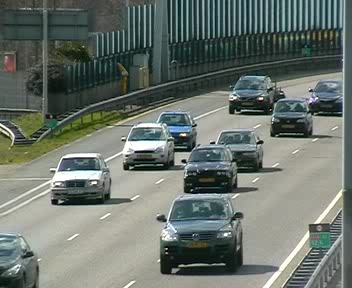
%> input picture Image1.bmp, 352 x 288 px
$ octave testfunc.m   (GNU Octave 9; MATLAB toolbox functions it lacks are replaced by stand-ins)
%> lines starting %> are read from the running program, lines starting %| are printed output that depends on the picture
### Compratio.m
% Calculate the compression ratio
% between the original images and the compressed images;
function comp_ratio = Compratio(orig_image, comp_image)

% Calculate how many bits should be used to represented the original images
% and store it in the variable B0
clear tempmatr1;
tempmatr1 = ceil(log2(orig_image+1));
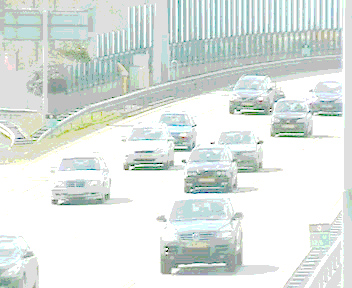
%> tempmatr1: size 288x352x3 double; mean R, G, B 6.93, 7.16, 7.07; drawn with min black and max white
clear sizevector1;
sizevector1 = size(orig_image);
%> sizevector1 = [288 352 3]
[rownum, colnum] = size(sizevector1);
%> rownum = 1; colnum = 3
while colnum >1
    clear tempmatr2;
    tempmatr2 = sum(tempmatr1);
    clear tempmatr1;
    tempmatr1 = tempmatr2;
    colnum = colnum -1;
end
%> this loop made 2 passes
%> tempmatr1 on pass 2: [702869 726270 716339]
B0 = sum(tempmatr1);
%> B0 = 2145478

% Calculate how many bits should be used to represented the compressed images
% and store it in the variable B1
clear tempvec1;
tempvec1 = find(comp_image<0);
clear tempmatr1;
if sum(tempvec1) == 0
    tempmatr1 = ceil(log2(comp_image+1));
else
    tempmatr1 = ceil(log2(abs(comp_image)+1))+1;
end
clear sizevector1;
sizevector1 = size(comp_image);
[rownum, colnum] = size(sizevector1);
while colnum >1
    clear tempmatr2;
    tempmatr2 = sum(tempmatr1);
    clear tempmatr1;
    tempmatr1 = tempmatr2;
    colnum = colnum -1;
end
B1 = sum(tempmatr1);
comp_ratio = B0/B1;
%> comp_ratio = 6541.1

### testfunc.m
close all
clear all

orig_image = double(imread('image1.bmp'));
comp_image = [1 9  2  3  10 17 25 18 11 4  5  12 19 26 33  ...
    41 34 27 20 13 6  7  14 21 28 35 42 49 57 50  ...
    43 36 29 22 15 8  16 23 30 37 44 51 58 59 52  ...
    45 38 31 24 32 39 46 53 60 61 54 47 40 48 55  ...
    62 63 56 64];
comp_ratio = Compratio(orig_image, comp_image);
%> comp_ratio = 6541.1
ratiomesg = sprintf('The compression ratio is = %6.2f\n', comp_ratio);
disp(ratiomesg );
%| The compression ratio is = 6541.09

$ run again, with Image3.bmp copied over Image1.bmp
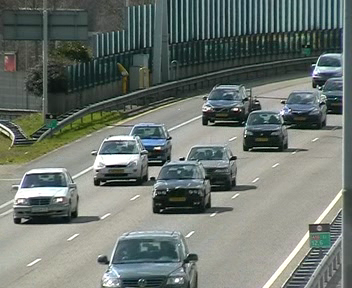
%> input picture Image3.bmp, 352 x 288 px
%> in Compratio, `tempmatr1 = ceil(log2(orig_image+1));`:
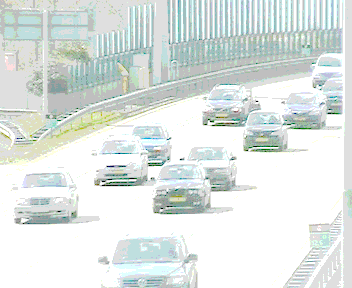
%> tempmatr1: size 288x352x3 double; mean R, G, B 6.97, 7.19, 7.11; drawn with min black and max white
%> the loop in Compratio, `while colnum >1` made 2 passes
%> tempmatr1 on pass 2: [706138 728733 720314]
%> B0 = 2155185
%> in Compratio, `comp_ratio = B0/B1;`: comp_ratio = 6570.7
%| The compression ratio is = 6570.69

$ run again, with Image4.bmp copied over Image1.bmp
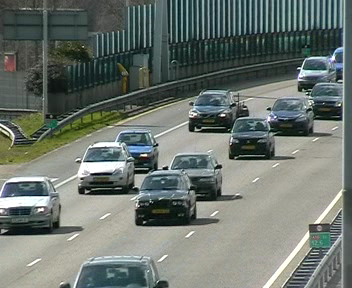
%> input picture Image4.bmp, 352 x 288 px
%> in Compratio, `tempmatr1 = ceil(log2(orig_image+1));`:
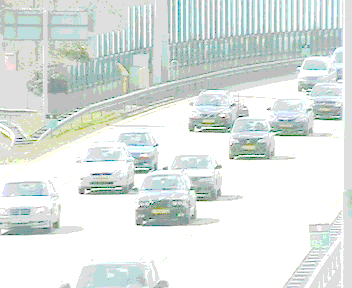
%> tempmatr1: size 288x352x3 double; mean R, G, B 6.95, 7.18, 7.09; drawn with min black and max white
%> the loop in Compratio, `while colnum >1` made 2 passes
%> tempmatr1 on pass 2: [704683 727935 719131]
%> B0 = 2151749
%> in Compratio, `comp_ratio = B0/B1;`: comp_ratio = 6560.2
%| The compression ratio is = 6560.21
